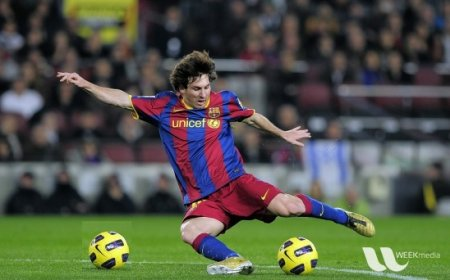
#> input picture week1/ball.jpg, 450 x 280 px
$ python exercise_week1.py
#> lines starting #> are read from the running program, lines starting #| are printed output that depends on the picture
#> further down, img_color is the input picture: shape (280, 450, 3); mean B, G, R 72.3, 85.8, 82.3
# -*- coding: utf-8 -*-
"""
Created on Tue Jul  2 21:24:14 2019

@author: HP
"""

import cv2
import numpy as np
import random
from matplotlib import pyplot as plt
from math import *

class CvImg():
    def __init__(self,img):
        self.img = img

    def getShape(self):
        return self.img.shape

    def showImg(self):
        cv2.imshow("imgobj",self.img)
        cv2.waitKey(0)
        cv2.destroyAllWindows()

    def splitImg(self):
        B,G,R = cv2.split(self.img)
        return B,G,R

    def changeBrightness(self , lighten , factor):#lighten=1,变亮facter percents ; lighten=0,变暗facter percents
#> called with lighten = 1, factor = 0.2
        rows , cols , chas = self.getShape()
#> rows = 280; cols = 450; chas = 3
        if(lighten == 1):
            factor = 1 + factor
        elif(lighten == 0):
            factor = 1 - factor
        else:
            print("wrong opcodes!")
        for i in range(rows):
            for j in range(cols):
                self.img[i][j][0] = self.img[i][j][0] * factor
                self.img[i][j][1] = self.img[i][j][1] * factor
                self.img[i][j][2] = self.img[i][j][2] * factor
                self.img[i][j][self.img[i][j] > 255] = 255
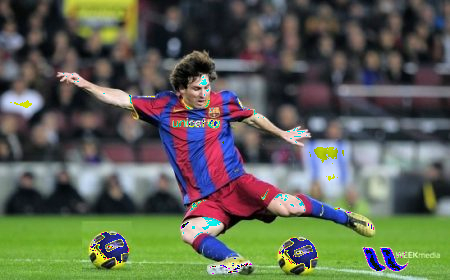
#> self.img: shape (280, 450, 3); mean B, G, R 85.1, 99.3, 94.6
        self.showImg()

    def reverseColor(self): #翻转每个像素点
        table = []
        for i in range(256):
            table.append(255 - i)
        table = np.array(table).astype("uint8")
        self.img = cv2.LUT(self.img , table)
        self.showImg()

    def equalizeImg(self): #对每个通道像素值进行均衡
        print("original histgram:")
        #plt.hist(img_brighter.flatten(), 256, [0, 256], color = 'r')
        #plt.hist(self.img.flatten() , 256, [0, 256], color = 'r')
        plt.hist(np.array(self.splitImg()[0]).flatten() , 256, [0, 256], color = 'b')
        plt.hist(np.array(self.splitImg()[1]).flatten() , 256, [0, 256], color = 'g')
        plt.hist(np.array(self.splitImg()[2]).flatten() , 256, [0, 256], color = 'r')

        eq_b = cv2.equalizeHist(self.img[:,:,0])
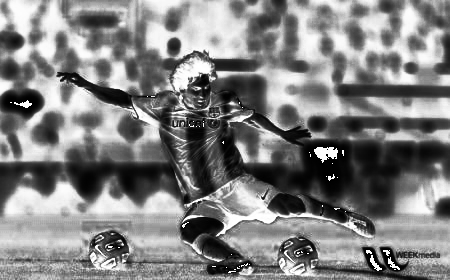
#> eq_b: shape (280, 450); min 0, max 255, mean 128.5
        eq_g = cv2.equalizeHist(self.img[:,:,1])
        eq_r = cv2.equalizeHist(self.img[:,:,2])
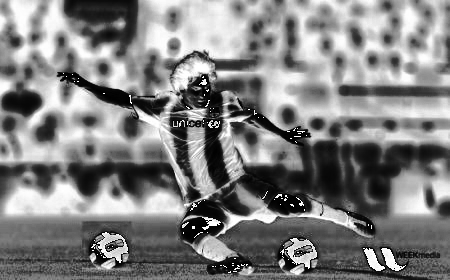
#> eq_r: shape (280, 450); min 0, max 255, mean 128.3

        self.img = cv2.merge((eq_b,eq_g,eq_r))
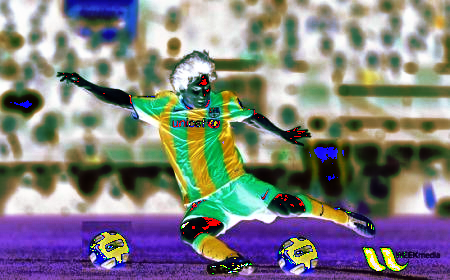
#> self.img: shape (280, 450, 3); mean B, G, R 128.5, 128.3, 128.3
        self.showImg()

    def rotateImg(self,rad,scale):#围绕图片中心进行旋转，保持图片不被裁剪
        """
        rows,cols,chas = self.getShape()
        M = cv2.getRotationMatrix2D(center,rad,scale)
        rot_img = cv2.warpAffine(self.img, M, (rows, cols))
        cv2.imshow("rotimg",rot_img)
        cv2.waitKey(0)
        cv2.destroyAllWindows()
        """
#> called with rad = 30, scale = 1
        height, width = self.getShape()[:2]
#> height = 280; width = 450
        heightNew = int(width * fabs(sin(radians(rad))) + height * fabs(cos(radians(rad))))
#> heightNew = 467
        widthNew = int(height * fabs(sin(radians(rad))) + width * fabs(cos(radians(rad))))
#> widthNew = 529

        matRotation = cv2.getRotationMatrix2D((width / 2, height / 2), rad, 1)
        #matRotation = cv2.getRotationMatrix2D((0 , 0), rad, 1)

        matRotation[0, 2] += (widthNew - width) / 2
        matRotation[1, 2] += (heightNew - height) / 2

        imgRotation = cv2.warpAffine(self.img, matRotation, (widthNew, heightNew), borderValue=(255, 255, 255))
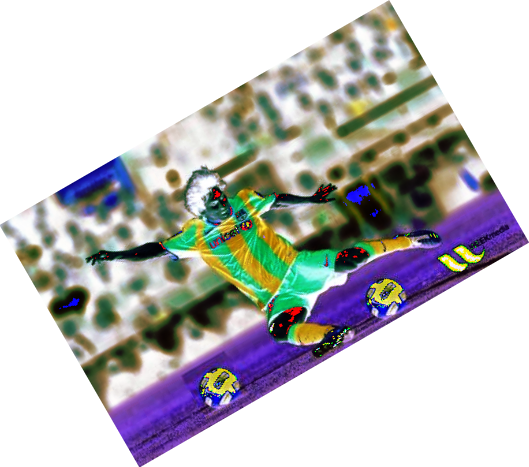
#> imgRotation: shape (467, 529, 3); mean B, G, R 190.5, 190.4, 190.4
        cv2.imshow("rotimg",imgRotation)
        cv2.waitKey(0)
        cv2.destroyAllWindows()

        # perspective transform
    def persTrans(self,rand,pts1=None,pts2=None): #rand=1:随机进行透视变换 ； rand=0:按指定的位置点进行变换
#> called with rand = 0
        height, width, channels = self.img.shape
#> height = 280; width = 450; channels = 3

        if(rand==1):
            random_margin = 60
            x1 = random.randint(-random_margin, random_margin)
            y1 = random.randint(-random_margin, random_margin)
            x2 = random.randint(width - random_margin - 1, width - 1)
            y2 = random.randint(-random_margin, random_margin)
            x3 = random.randint(width - random_margin - 1, width - 1)
            y3 = random.randint(height - random_margin - 1, height - 1)
            x4 = random.randint(-random_margin, random_margin)
            y4 = random.randint(height - random_margin - 1, height - 1)

            dx1 = random.randint(-random_margin, random_margin)
            dy1 = random.randint(-random_margin, random_margin)
            dx2 = random.randint(width - random_margin - 1, width - 1)
            dy2 = random.randint(-random_margin, random_margin)
            dx3 = random.randint(width - random_margin - 1, width - 1)
            dy3 = random.randint(height - random_margin - 1, height - 1)
            dx4 = random.randint(-random_margin, random_margin)
            dy4 = random.randint(height - random_margin - 1, height - 1)

            pts1 = np.float32([[x1, y1], [x2, y2], [x3, y3], [x4, y4]])
            pts2 = np.float32([[dx1, dy1], [dx2, dy2], [dx3, dy3], [dx4, dy4]])

        elif(rand==0):
            pts1 = np.float32([ list(i) for i in pts1])
            pts2 = np.float32([ list(i) for i in pts2])
        else:
            print("Wrong opcode")

        M_warp = cv2.getPerspectiveTransform(pts1, pts2)
        img_warp = cv2.warpPerspective(self.img, M_warp, (width, height))
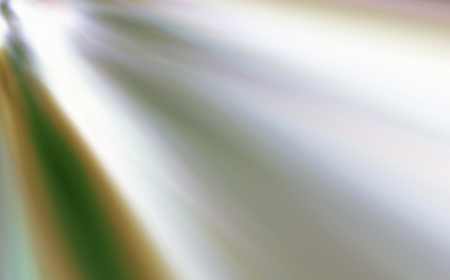
#> img_warp: shape (280, 450, 3); mean B, G, R 170, 180.2, 178.3

        cv2.imshow("rotimg",img_warp)
        cv2.waitKey(0)
        cv2.destroyAllWindows()


if __name__ == "__main__":
    img_color = cv2.imread("ball.jpg")
    ImgObj = CvImg(img_color)
    ImgObj.showImg()
    ImgObj.changeBrightness(1,0.2)
    ImgObj.reverseColor()
    ImgObj.equalizeImg()
    ImgObj.rotateImg(30,1)
    p1 = [(0,0),(0,10),(10,0),(10,10)]
    p2 = [(0,0),(0,10),(10,0),(12,12)]
    ImgObj.persTrans(0,p1,p2)
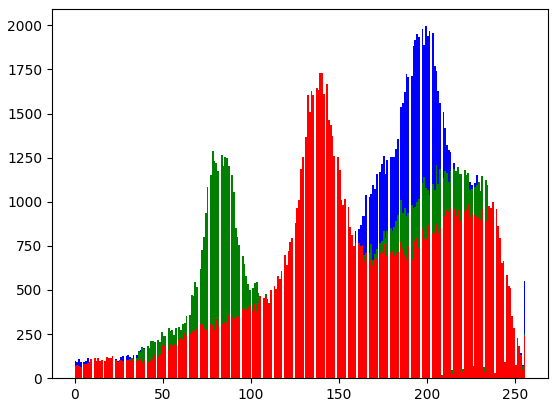
#> figure drawn by matplotlib, 1 panel; tallest bar 1995 high, from x = 199 to 200; tallest bar 1288 high, from x = 78 to 79
